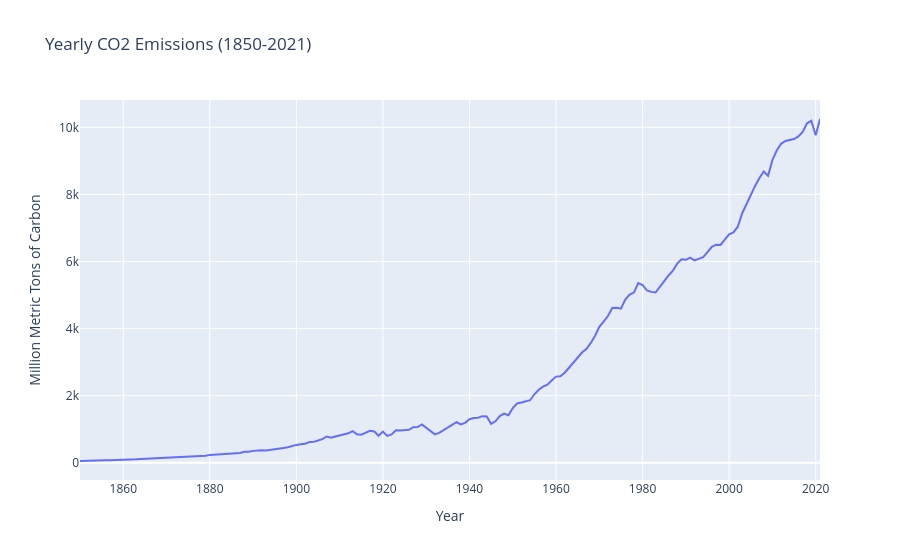

The notebook cell saved with this chart:
### Markdown cell above
## Line Chart Yearly Emissions from Fossil Fuel Consumption and Cement Production (1850-2021)
This data is available for years 1751-2021, but filtered to 1850-2021 in order to compare with tempature anomoly data.

### Code cell
# Emissions data URL
# EMISSIONS_DATA = 'https://raw.githubusercontent.com/plotly/Figure-Friday/'\
#         'refs/heads/main/2025/week-21/global.1751_2021.csv'
EMISSIONS_DATA = '../data/c02_emissions.csv'
# Read data from CSV file
df_emissions_1850_2021=  pd.read_csv(EMISSIONS_DATA,encoding='utf8',comment='#')
# df_emission_line = pd.read_csv(EMISSIONS_DATA,encoding='utf8')
# Filter data for the specified year range (1850-2021)
df_filtered_emissions_1850_2021 = df_emissions_1850_2021[(df_emissions_1850_2021['Year'] >= START_YEAR) & (df_emissions_1850_2021['Year'] <= END_YEAR)]
# Set up CSV data column name constants for access by name
LINE_X_COL_NAME = 'Year'
# Name of column in emissions data CSV file
LINE_Y_COL_NAME = 'Total carbon emissions from fossil fuel consumption and cement production (million metric tons of C)'
# Create line chart using Plotly Express
line_fig = px.line(
    df_filtered_emissions_1850_2021,
    x=LINE_X_COL_NAME,
    y=LINE_Y_COL_NAME, 
    title='Yearly CO2 Emissions (1850-2021)',
    labels={LINE_Y_COL_NAME: "CO2 Emissions (MtC)"}
)

# Set the y-axis title
LINE_Y_AXIS_TITLE = "Million Metric Tons of Carbon"
line_fig.update_layout(yaxis_title=LINE_Y_AXIS_TITLE)
# line_fig.show()

# df_filtered_emissions_1850_2021.tail()

### Figure 1 — Plotly figure (JSON) as saved in the notebook; plotly's stock layout.template omitted (floating-point values rounded to 4 significant figures; data arrays with more than 128 entries replaced by an {"elided": "..."} marker saying what was removed)
{"data": [{"hovertemplate": "Year=%{x}<br>CO2 Emissions (MtC)=%{y}<extra></extra>", "legendgroup": "", "line": {"color": "#636efa", "dash": "solid"}, "marker": {"symbol": "circle"}, "mode": "lines", "name": "", "orientation": "v", "showlegend": false, "type": "scatter", "x": {"elided": "172 int values"}, "xaxis": "x", "y": {"elided": "172 int values"}, "yaxis": "y"}], "layout": {"legend": {"tracegroupgap": 0}, "title": {"text": "Yearly CO2 Emissions (1850-2021)"}, "xaxis": {"anchor": "y", "domain": [0, 1], "title": {"text": "Year"}}, "yaxis": {"anchor": "x", "domain": [0, 1], "title": {"text": "Million Metric Tons of Carbon"}}}}
